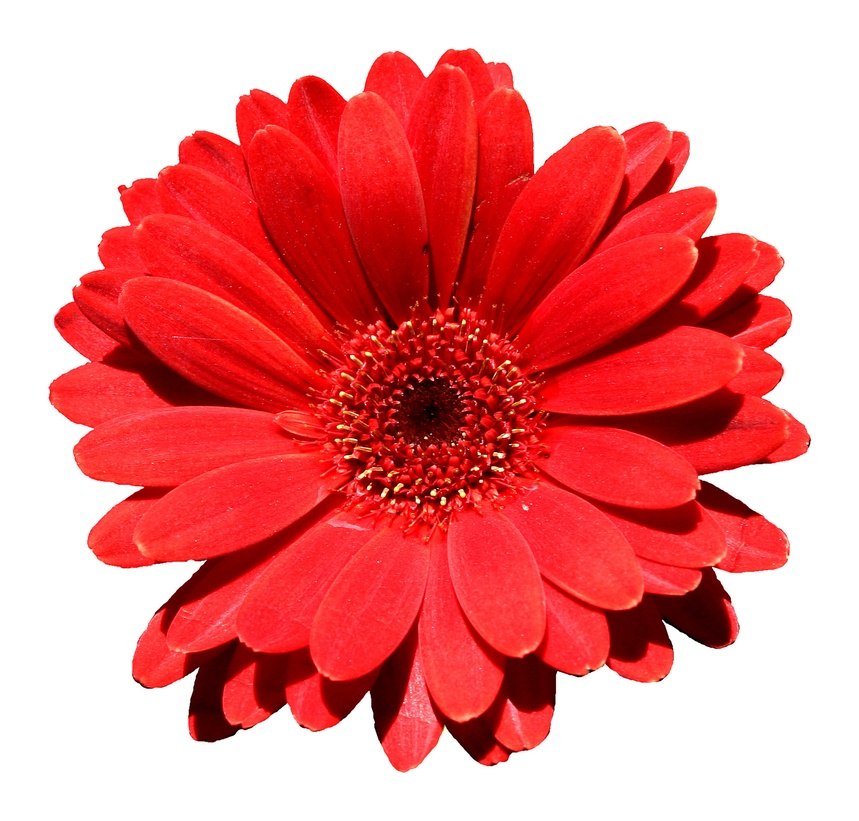
%> input picture Homework_9/flower.jpg, 859 x 821 px, shrunk from 1699 x 1623 before the run
$ octave --eval "remove_white;"   (GNU Octave 9; MATLAB toolbox functions it lacks are replaced by stand-ins)
%> lines starting %> are read from the running program, lines starting %| are printed output that depends on the picture; in (x1, y1, x2, y2) boxes, pixels count from 0 and x2, y2 are one past the last pixel; in counts of white or black regions, pixels touching at a corner belong together; the program's own positions count from 1
function remove_white()
% 讀取花朵影像
flower = imread('flower.jpg');
%> flower is the input picture: size 821x859x3 uint8; mean R, G, B 233.5, 132.1, 133.3

% 將花朵影像轉換為灰階
flower_gray = rgb2gray(flower);
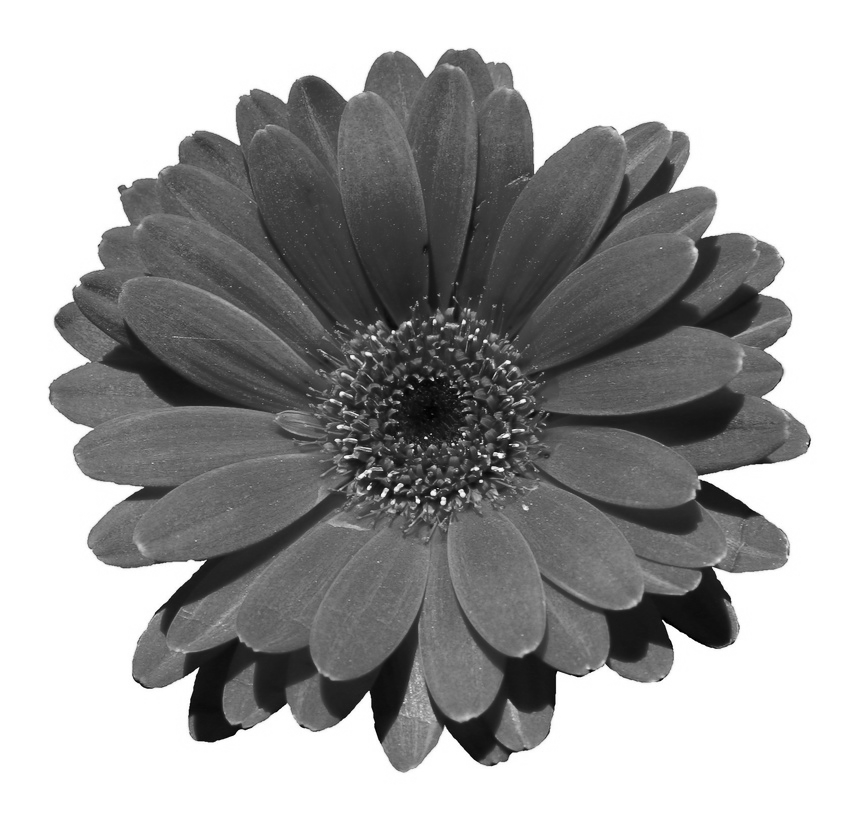
%> flower_gray: size 821x859 uint8; min 0, max 255, mean 162.5

% 創建一個二值遮罩,用於識別白色背景
mask = flower_gray > 200;
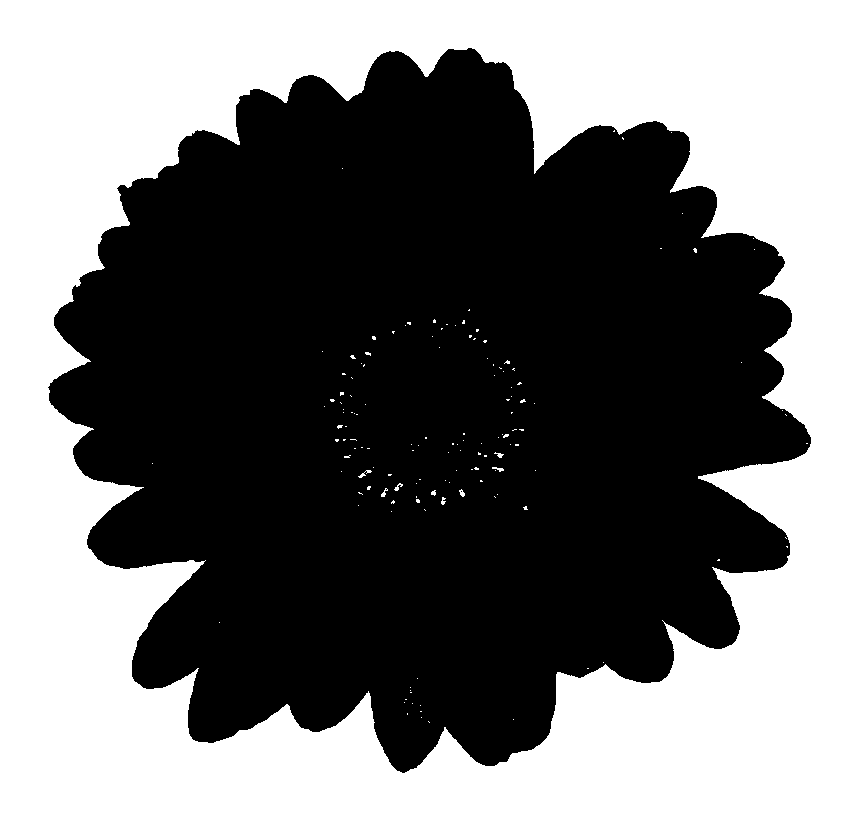
%> mask: size 821x859 logical; 45.2% white; 143 white regions (134 under 20 px), largest, box (x1, y1, x2, y2) and area: (0, 0, 859, 821) 318238, (358, 470, 372, 478) 37, (492, 467, 504, 472) 30

% 將遮罩擴展到三個色彩通道
mask = repmat(mask, [1, 1, 3]);

% 將白色背景像素設置為透明
flower(mask) = 0;
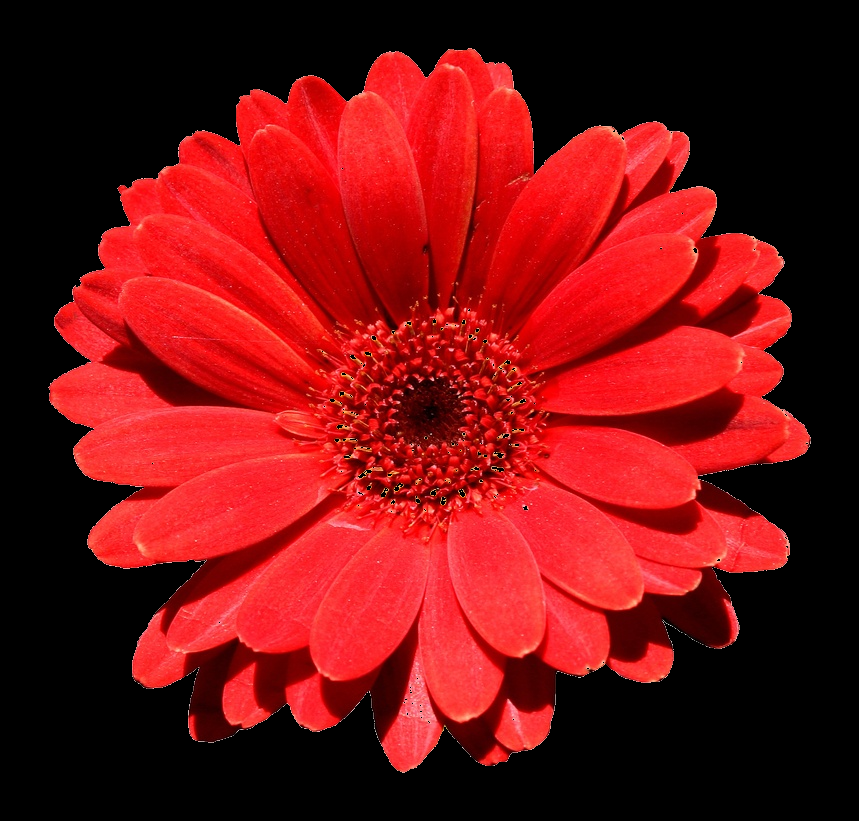
%> flower: size 821x859x3 uint8; mean R, G, B 118.2, 17, 18.2

% 儲存去除白色背景的花朵影像
imwrite(flower, 'flower_no_background.png');
end
